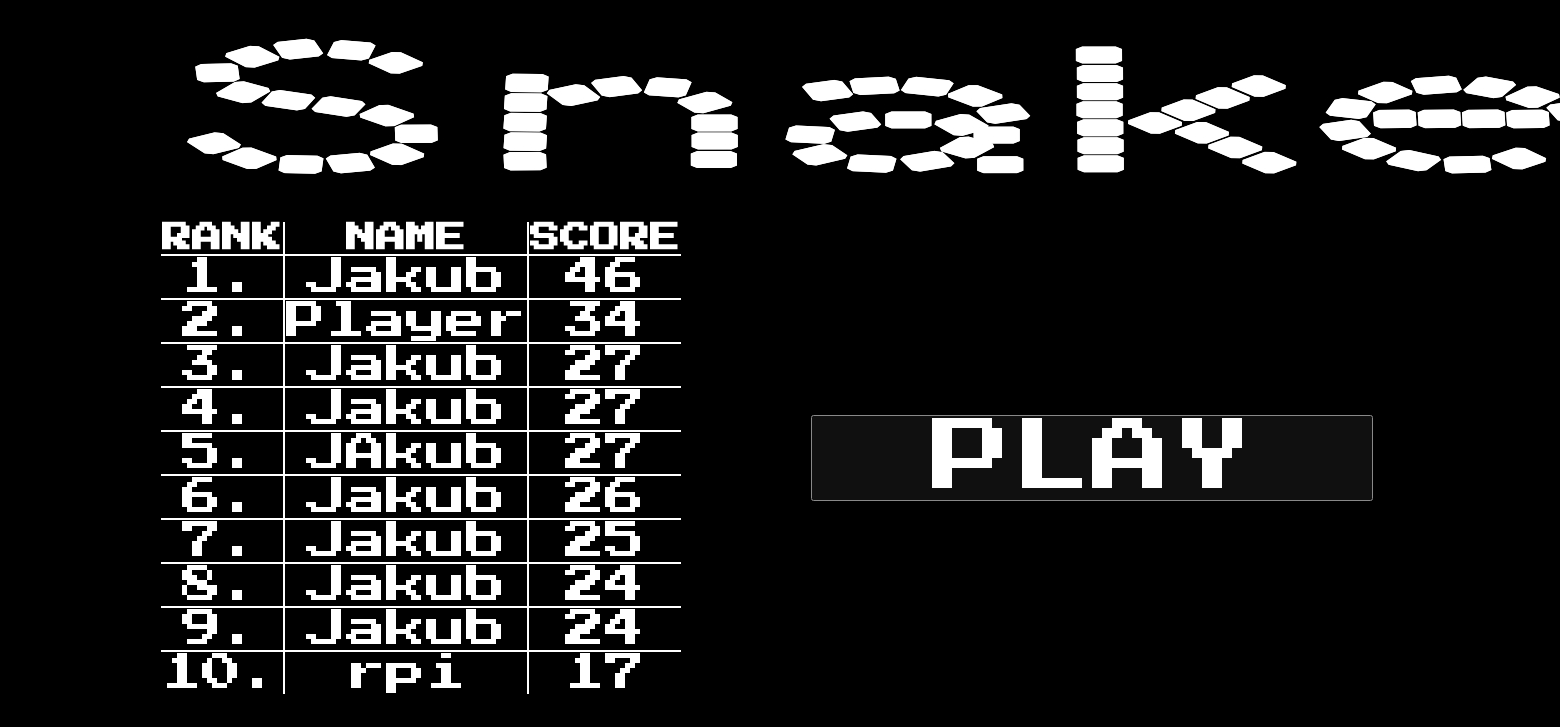
/index, run on the app's committed database.
### app/models.py (models this page shows, shortened)
class Highscore(db.Model):
    id = db.Column(db.Integer, primary_key=True)
    username = db.Column(db.String(64), index=True, unique=False)
    score = db.Column(db.String(64), index=True, unique=False)

### app/routes.py (the view)
@app.route('/')
@app.route('/index')
def index():
    seznam = [[],[]]
    h = Highscore.query.all()
    for i in h:
        seznam[0].append(i.username)
    for i in h:
        seznam[1].append(i.score)
    return render_template('index.html',title='Snake',
    name1=stats.sort_the_highscore(seznam)[0][0],
    name2=stats.sort_the_highscore(seznam)[0][1],
    name3=stats.sort_the_highscore(seznam)[0][2],
    name4=stats.sort_the_highscore(seznam)[0][3],
    name5=stats.sort_the_highscore(seznam)[0][4],
    name6=stats.sort_the_highscore(seznam)[0][5],
    name7=stats.sort_the_highscore(seznam)[0][6],
    name8=stats.sort_the_highscore(seznam)[0][7],
    name9=stats.sort_the_highscore(seznam)[0][8],
    name10=stats.sort_the_highscore(seznam)[0][9],
    score1=stats.sort_the_highscore(seznam)[1][0],
    score2=stats.sort_the_highscore(seznam)[1][1],
    score3=stats.sort_the_highscore(seznam)[1][2],
    score4=stats.sort_the_highscore(seznam)[1][3],
    score5=stats.sort_the_highscore(seznam)[1][4],
    score6=stats.sort_the_highscore(seznam)[1][5],
    score7=stats.sort_the_highscore(seznam)[1][6],
    score8=stats.sort_the_highscore(seznam)[1][7],
    score9=stats.sort_the_highscore(seznam)[1][8],
    score10=stats.sort_the_highscore(seznam)[1][9]
    )

### app/templates/index.html (shortened to what this page needs)
<!DOCTYPE html>
<html>
    <head>
    <link rel="stylesheet" href="/static/css/sheet.css">
    </head>
    <body>
    <div class="header"><img src="/static/imgs/snake-header.jpg"></div>
<div class="inner_body">
    <div class="table-div">
        <table class="stats-table">
        <tr class="table-header"> <th >RANK</th> <th >NAME</th> <th >SCORE</th> </tr>
        <tr><td class="rank">1.</td> <td  class="username">{{name1}}</td><td  class="score">{{score1}}</td></tr>
        <tr><td class="rank">2.</td> <td  class="username">{{name2}}</td><td  class="score">{{score2}}</td></tr>
        <tr><td class="rank">3.</td> <td  class="username">{{name3}}</td><td  class="score">{{score3}}</td></tr>
        <tr><td class="rank">4.</td> <td  class="username">{{name4}}</td><td  class="score">{{score4}}</td></tr>
        <tr><td class="rank">5.</td> <td  class="username">{{name5}}</td><td  class="score">{{score5}}</td></tr>
        <tr><td class="rank">6.</td> <td  class="username">{{name6}}</td><td  class="score">{{score6}}</td></tr>
        <tr><td class="rank">7.</td> <td  class="username">{{name7}}</td><td  class="score">{{score7}}</td></tr>
        <tr><td class="rank">8.</td> <td  class="username">{{name8}}</td><td  class="score">{{score8}}</td></tr>
        <tr><td class="rank">9.</td> <td  class="username">{{name9}}</td><td  class="score">{{score9}}</td></tr>
        <tr><td class="rank">10.</td><td  class="username">{{name10}}</td><td  class="score">{{score10}}</td></tr>
        </table>
    </div>
<div id="components" class="components"><p>something</p></div>
</div>
    </body>
</html>

### app/static/css/sheet.css (style rules this page uses)
table, th,td { border: 2px solid black; border-collapse: collapse; background-color: black; }
table { border: 5px solid white; }
td { width:20px; height: 20px; margin:0px; text-align: center; font-size: 40px; margin: 20px; }
body { display: flex; flex-direction: column; margin: auto; width: 80%; background-color: black; }
.header { filter: invert(); }
.inner_body { display: flex; flex-direction: row; }
.components { flex-basis: 50%; display: flex; flex-direction: column; justify-content: center; margin:auto; align-items: center; }
.table-div { flex-basis: 50%; }
.stats-table { background-color: white; font-family: 'Press Start 2P', cursive; filter: invert(); }
.table-header { background-color: white; color: white; filter: invert(); font-size: 30px; text-align: center; }
.username { background-color: white; }
.score { background-color: white; }
.rank { background-color: white; }

### data on the page
Highscore: username "Jakub"
Highscore: username "Player"
Highscore: username "Jakub"
Highscore: username "Jakub"
Highscore: username "JAkub"
Highscore: username "Jakub"
Highscore: username "Jakub"
Highscore: username "Jakub"
Highscore: username "Jakub"
Highscore: username "rpi"

### other printed values
{{ score1 }} "46"
{{ score2 }} "34"
{{ score3 }} "27"
{{ score4 }} "27"
{{ score5 }} "27"
{{ score6 }} "26"
{{ score7 }} "25"
{{ score8 }} "24"
{{ score9 }} "24"
{{ score10 }} "17"
